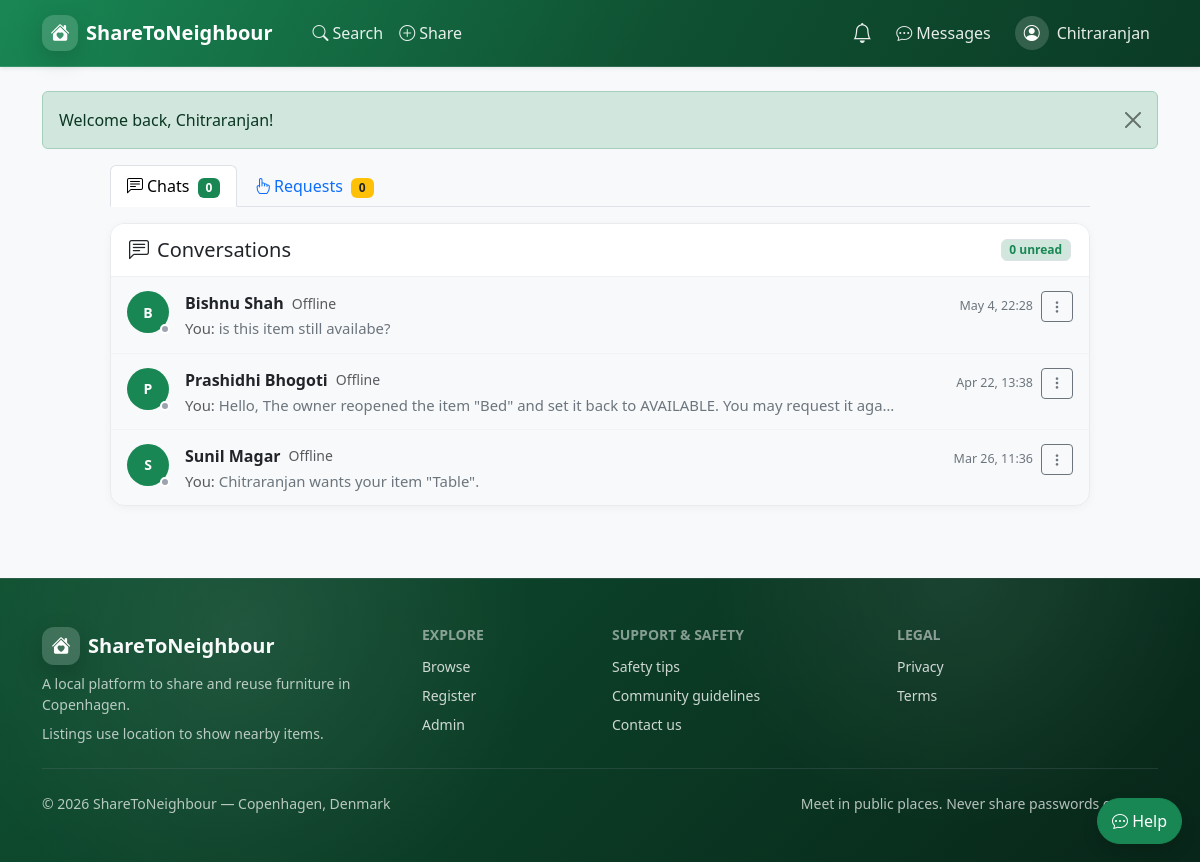
The app's page /messages.php (signed in) with its own data.
### tables this page shows
CREATE TABLE `messages` (
  `id` int(11) NOT NULL,
  `sender_id` int(11) NOT NULL,
  `receiver_id` int(11) NOT NULL,
  `item_id` int(11) DEFAULT NULL,
  `subject` varchar(200) NOT NULL,
  `body` text NOT NULL,
  `is_read` tinyint(1) DEFAULT 0,
  `created_at` timestamp NOT NULL DEFAULT current_timestamp()
);

CREATE TABLE `users` (
  `id` int(11) NOT NULL,
  `username` varchar(50) NOT NULL,
  `email` varchar(100) NOT NULL,
  `password_hash` varchar(250) DEFAULT NULL,
  `full_name` varchar(100) NOT NULL,
  `address` varchar(255) DEFAULT NULL,
  `latitude` decimal(10,8) DEFAULT 55.67610000,
  `longitude` decimal(11,8) DEFAULT 12.56830000,
  `avatar` varchar(255) DEFAULT 'default_avatar.png',
  `role` enum('user','admin') NOT NULL DEFAULT 'user',
  `created_at` timestamp NOT NULL DEFAULT current_timestamp(),
  `updated_at` timestamp NOT NULL DEFAULT current_timestamp() ON UPDATE current_timestamp(),
  `email_notifications` tinyint(1) NOT NULL DEFAULT 1,
  `postal_code` varchar(10) NOT NULL,
  `is_online` tinyint(1) NOT NULL DEFAULT 0,
  `last_seen` datetime DEFAULT NULL,
  `is_active` tinyint(1) NOT NULL DEFAULT 1,
  `disabled_at` datetime DEFAULT NULL,
  `disabled_reason` varchar(255) DEFAULT NULL,
  `reset_token_hash` varchar(64) DEFAULT NULL,
  `reset_token_expires_at` datetime DEFAULT NULL
);

### includes/auth.php (called while the page is built, shortened)
<?php
function currentUserId(): ?int {
    return $_SESSION['user_id'] ?? null;
}

### includes/config.php (called while the page is built, shortened)
<?php
function h(string $s): string {
    return htmlspecialchars($s, ENT_QUOTES, 'UTF-8');
}

### public/messages.php (the view, shortened to what this page needs)
<?php
require_once __DIR__ . '/../includes/config.php';
require_once __DIR__ . '/../includes/auth.php';
$uid = currentUserId();
$tab = $_GET['tab'] ?? 'chats';
$stmt = $conn->prepare("
    SELECT
      u.id AS other_user_id,
      u.username AS other_username,
      u.full_name AS other_full_name,
      u.is_online AS other_online,
      u.last_seen AS other_last_seen,
      m.id AS last_message_id,
      m.sender_id,
      m.receiver_id,
      m.subject,
      m.body,
      m.created_at,
      (
        SELECT COUNT(*)
        FROM messages um
        WHERE um.sender_id = u.id
          AND um.receiver_id = ?
          AND um.is_read = 0
      ) AS unread_count
    FROM users u
    JOIN messages m ON m.id = (
      SELECT m2.id
      FROM messages m2
      WHERE (m2.sender_id = ? AND m2.receiver_id = u.id)
         OR (m2.sender_id = u.id AND m2.receiver_id = ?)
      ORDER BY m2.created_at DESC, m2.id DESC
      LIMIT 1
    )
    WHERE u.id <> ?
      AND EXISTS (
        SELECT 1
        FROM messages mx
        WHERE (mx.sender_id = ? AND mx.receiver_id = u.id)
           OR (mx.sender_id = u.id AND mx.receiver_id = ?)
      )
    ORDER BY m.created_at DESC, m.id DESC
");
$stmt->bind_param('iiiiii', $uid, $uid, $uid, $uid, $uid, $uid);
$stmt->execute();
$conversations = $stmt->get_result()->fetch_all(MYSQLI_ASSOC);
$totalUnread = 0;
foreach ($conversations as $c) $totalUnread += (int)$c['unread_count'];
$pendingRequests = 0;
require_once __DIR__ . '/../includes/header.php';
?>
<link rel="stylesheet" href="css/message.css">
<div class="msg-shell">
  <ul class="nav nav-tabs mb-3">
    <li class="nav-item">
      <a class="nav-link <?= $tab==='chats'?'active':'' ?>" href="<?= SITE_URL ?>/messages.php?tab=chats">
        <i class="bi bi-chat-left-text me-1"></i>Chats
        <span class="badge bg-success ms-1"><?= (int)$totalUnread ?></span>
      </a>
    </li>
    <li class="nav-item">
      <a class="nav-link <?= $tab==='requests'?'active':'' ?>" href="<?= SITE_URL ?>/messages.php?tab=requests">
        <i class="bi bi-hand-index me-1"></i>Requests
        <span class="badge bg-warning text-dark ms-1"><?= (int)$pendingRequests ?></span>
      </a>
    </li>
  </ul>
  <?php if ($tab === 'chats'): ?>
    <div class="msg-card">
      <div class="msg-head d-flex justify-content-between align-items-center">
        <h5 class="mb-0"><i class="bi bi-chat-left-text me-2"></i>Conversations</h5>
        <span class="badge bg-success-subtle text-success border"><?= (int)$totalUnread ?> unread</span>
      </div>
      <div class="msg-list">
        <?php if (empty($conversations)): ?>
          <div class="empty">
            <i class="bi bi-chat-square-text fs-1 d-block"></i>
            No conversations yet.
          </div>
        <?php else: ?>
          <?php foreach ($conversations as $c): ?>
            <?php
              $otherId = (int)$c['other_user_id'];
              $name = trim((string)($c['other_full_name'] ?: $c['other_username']));
              $initials = strtoupper(substr($name, 0, 1));
              $isMine = ((int)$c['sender_id'] === $uid);
              $preview = trim((string)$c['body']);
              $preview = mb_strimwidth($preview, 0, 95, '…');
            ?>
            <a href="<?= SITE_URL ?>/chat_thread.php?user=<?= $otherId ?>" class="item">
              <div class="d-flex justify-content-between gap-3">
                <div class="d-flex gap-3 align-items-start flex-grow-1">
                  <div class="avatar">
                    <?= h($initials) ?>
                    <span id="user-dot-<?= $otherId ?>" class="dot <?= ((int)$c['other_online']===1?'on':'off') ?>"></span>
                  </div>
                  <div class="flex-grow-1">
                    <div class="d-flex align-items-center gap-2">
                      <span class="name"><?= h($name) ?></span>
                      <small id="user-status-<?= $otherId ?>" class="text-muted">
                        <?= ((int)$c['other_online']===1) ? 'Online' : 'Offline' ?>
                      </small>
                    </div>
                    <div class="preview mt-1">
                      <?= $isMine ? '<span class="text-muted">You: </span>' : '' ?><?= h($preview) ?>
                    </div>
                  </div>
                </div>
                <div class="text-end">
                  <div class="d-flex align-items-center justify-content-end gap-2">
                    <div class="time"><?= date('M j, H:i', strtotime($c['created_at'])) ?></div>
                    <?php if ((int)$c['last_message_id'] > 0): ?>
                      <div class="dropdown" onclick="event.stopPropagation();">
                        <button class="btn btn-sm btn-outline-secondary" type="button"
                                data-bs-toggle="dropdown" aria-expanded="false"
                                aria-label="Conversation options">
                          <i class="bi bi-three-dots-vertical"></i>
                        </button>
                      </div>
                    <?php endif; ?>
                  </div>
                </div>
              </div>
            </a>
          <?php endforeach; ?>
        <?php endif; ?>
      </div>
    </div>
  <?php endif; ?>
</div>
<?php require_once __DIR__ . '/../includes/footer.php'; ?>

### public/css/style.css (style rules this page uses)
.avatar { width: 38px; height: 38px; border-radius: 50%; display: inline-flex; align-items: center; justify-content: center; font-weight: 700; color: #fff; background: #198754; position: relative; }

### public/css/message.css (style rules this page uses)
.msg-shell { max-width: 980px; margin: 0 auto; }
.msg-card { border: 1px solid #e9ecef; border-radius: 14px; overflow: hidden; box-shadow: 0 2px 10px rgba(0,0,0,.04); }
.msg-head { background: #fff; border-bottom: 1px solid #eef1f4; padding: 14px 18px; }
.msg-list .item { display: block; padding: 14px 16px; border-bottom: 1px solid #f1f3f5; text-decoration: none; color: inherit; transition: background .15s ease; }
.msg-list .item:last-child { border-bottom: 0; }
.avatar { width: 42px; height: 42px; border-radius: 50%; display: inline-flex; align-items: center; justify-content: center; font-weight: 700; font-size: 14px; color: #fff; background: #198754; position: relative; flex-shrink: 0; }
.dot { width: 10px; height: 10px; border-radius: 50%; position: absolute; right: -1px; bottom: -1px; border: 2px solid #fff; }
.dot.off { background: #9ca3af; }
.name { font-weight: 600; }
.preview { color: #6c757d; font-size: .93rem; line-height: 1.3; }
.time { font-size: .78rem; color: #6c757d; white-space: nowrap; }

### records on screen
messages: receiver.full_name "B", receiver.full_name "Bishnu Shah", shows "You:", body "is this item still availabe?", created_at "May 4, 22:28"
messages: receiver.full_name "P", receiver.full_name "Prashidhi Bhogoti", shows "You:", body "Hello, The owner reopened the item \"Bed\" and set it back to AVAILABLE. You may request it aga…", created_at "Apr 22, 13:38"
messages: receiver.full_name "S", receiver.full_name "Sunil Magar", shows "You:", body "Chitraranjan wants your item \"Table\".", created_at "Mar 26, 11:36"

### other values on screen
SITE_NAME "ShareToNeighbour"
currentUserName() "Chitraranjan"
$s "Welcome back, Chitraranjan!"
$totalUnread "0"
$pendingRequests "0"
